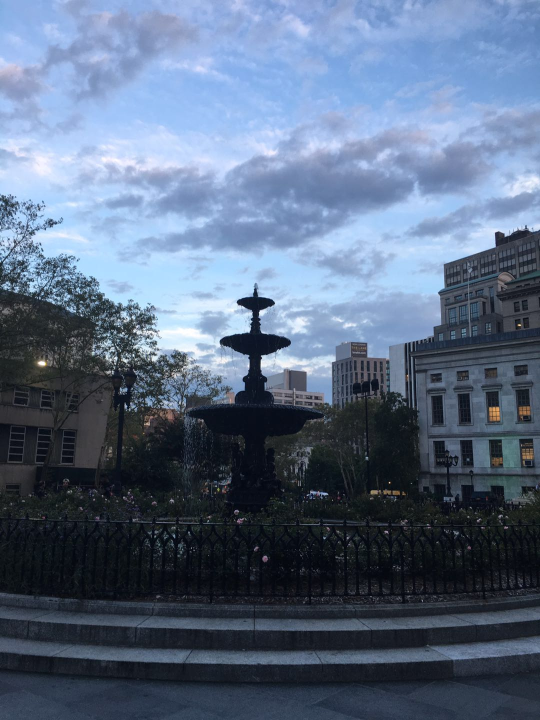
#> input picture histogram_matching/2.jpg, 1080 x 1440 px, found by its file name (shown at 1/2 size)
$ python cvHW1.py
#> lines starting #> are read from the running program, lines starting #| are printed output that depends on the picture

# coding: utf-8

# In[14]:


import numpy as np
import matplotlib.pyplot as plt
from PIL import Image
path = "e://python3/cv/"
file1="2.jpg"#"2.jpg"#"chang.png""checker128-var20.png"
file2="checker196-var20.png"#"checker196-var20.png"
img1h=1440
img1w=1080
img2h=256
img2w=256
L=256
bins_num=256
img1 = Image.open(path+str(file1))
#> img1 is the input picture: PIL image 1080x1440 RGB; mean R, G, B 90.4, 106.6, 130.3
imageMatrix1 = np.matrix(img1.getdata())
img2=Image.open(path+str(file2))
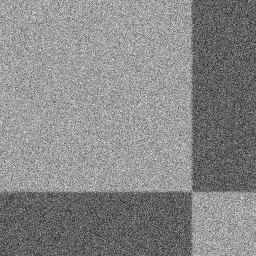
#> input picture histogram_matching/checker196-var20.png, 256 x 256 px, found by its file name
#> img2 is the input picture: PIL image 256x256 RGBA; mean R, G, B, A 135.5, 135.5, 135.5, 255
imageMatrix2=np.matrix(img2.getdata())


# In[3]:


def grey_kernel(matrix,L):
#> called with matrix = array of shape (1555200, 3), L = 256
    d=[0]*L
    grey=0
    for i in range(matrix.shape[0]):
        grey=np.uint8(round(0.299*matrix[i,0]+0.587*matrix[i,1]+0.114*matrix[i,2]))#matrix[i,0]#
        d[grey]+=1
#> this loop made 1555200 passes
#> grey on passes 1 to 3: 168, 168, 170
#> after the loop, d = 256 values, max 17750 at index 13, min 2 at index 0, mean 6075
#> `p1=grey_kernel(imageMatrix1,L)`: p1 has the same summary as d in grey_kernel
    return d


# In[4]:


def ptbar(p,name,L=256,bins=1):  #show pdf/cdf of image and return cdf function
#> called with name = 'p1', L = 256, bins = 1
    for i in range(0,L,bins):
        for j in range(bins):
            if i+j<L:
                p[i]+=p[i+j]
#> after the loop, p = 256 values, max 35500 at index 13, min 4 at index 0, mean 12150
    accp=[0]*L
    for i in range(L):
        if i==0:
            accp[i]=p[i]
        else:
            accp[i]=accp[i-1]+p[i]
#> after the loop, accp = 256 values from 4 to 3110400
    p=np.array(p)/accp[L-1]
#> p = 256 values, max 0.0114 at index 13, min 1.29e-06 at index 0, mean 0.00391
    accp=np.array(accp)/accp[L-1]
#> accp = 256 values from 1.29e-06 to 1
    fig=plt.figure(figsize=(15,5))
    fig.add_subplot(121)
    plt.title(str(name)+"-pdf")
    plt.xlabel('intensity')
    plt.ylabel('freq')
    plt.grid(False)
    plt.bar(np.array(range(L))+0.5*bins,p,width=bins,color='b')
    fig.add_subplot(122)
    plt.title(str(name)+"-cdf")
    plt.xlabel('intensity')
    plt.ylabel('accfreq')
    plt.grid(False)
    plt.bar(np.array(range(L))+0.5*bins,accp,width=bins,color='b')
    plt.show()
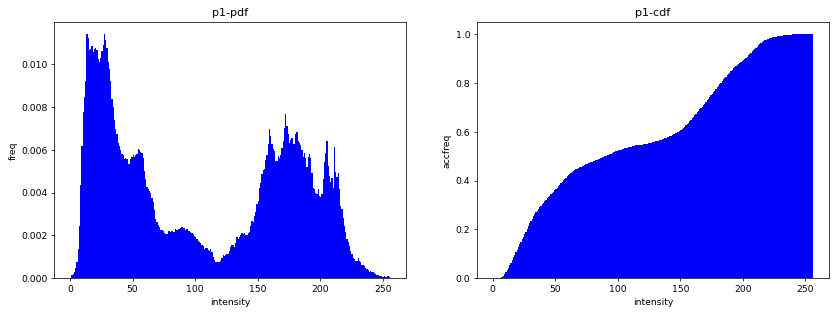
#> figure drawn by matplotlib, 2 panels; panel 1: tallest bar 0.0114 high, from x = 13 to 14; panel 2: tallest bar 1 high, from x = 255 to 256
    return accp


# In[5]:


def eql(imageMatrix,accp,L=256):  #calculate equalition of image and return transferred image
    Trans={}
    for i in range(L):
        Trans[i]=int((L-1)*accp[i])                                   #transfer funciton
    res=np.zeros(imageMatrix.shape,dtype=np.uint8)
    if(res.shape[1]==4):
        res[:,3]=L-1                                                 #set forth element as 255
    for i in range(imageMatrix.shape[0]):                        #doing transformation for the first three elements.
        for j in range(imageMatrix.shape[1]-(res.shape[1]==4)):
            res[i,j]=Trans[imageMatrix[i,j]]
    return res,Trans


# In[6]:


def showpic(raw,target):       #show picture and save picture
    fig=plt.figure(figsize=(15,5))
    fig.add_subplot(121)
    plt.imshow(raw)
    fig.add_subplot(122)
    plt.imshow(target,cmap=plt.cm.gray)


# In[15]:


##-----------------------
p1=grey_kernel(imageMatrix1,L)
accp1=ptbar(p1,"p1",L,bins=int(L/bins_num))     #receive image ,draw pdf/cdf and produce cdf
#> accp1 = 256 values from 1.29e-06 to 1
equalization1,Trans1=eql(imageMatrix1,accp1)   #receive histograme cdf and transfer image to equalization image matrix
#> after the loop in eql, `for i in range(L):`: Trans = 256 items
#> Trans1 = 256 items
p1e=grey_kernel(equalization1,L)  #receive equalization image pdf and produce cdf
#> the loop in grey_kernel (call 2), `for i in range(matrix.shape[0]):` made 1555200 passes
#> grey on passes 1 to 3: 184, 184, 185
#> p1e = 256 values, max 11061 at index 48, min 171 at index 255, mean 6075
accp1e=ptbar(p1e,"p1e",L,bins=int(L/bins_num))  #receive image of equalization ,draw pdf/cdf and produce cdf
#> call 2 of ptbar, with name = 'p1e', L = 256, bins = 1
#> after the loop in ptbar (call 2), `for i in range(0,L,bins):`: p = 256 values, max 22122 at index 48, min 342 at index 255, mean 12150
#> after the loop in ptbar (call 2), `for i in range(L):`: accp = 256 values from 1104 to 3110400
#> in ptbar (call 2), `p=np.array(p)/accp[L-1]`: p = 256 values, max 0.00711 at index 48, min 0.00011 at index 255, mean 0.00391
#> in ptbar (call 2), `accp=np.array(accp)/accp[L-1]`: accp = 256 values from 0.000355 to 1
#> in ptbar (call 2), `plt.show()`:
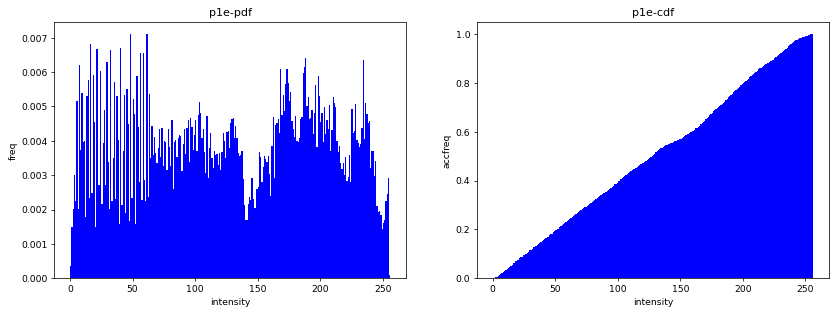
#> figure drawn by matplotlib, 2 panels; panel 1: tallest bar 0.00711 high, from x = 48 to 49; panel 2: tallest bar 1 high, from x = 255 to 256
#> accp1e = 256 values from 0.000355 to 1

equalization1 = equalization1.reshape(img1h,img1w,imageMatrix1.shape[1])#for printing the image
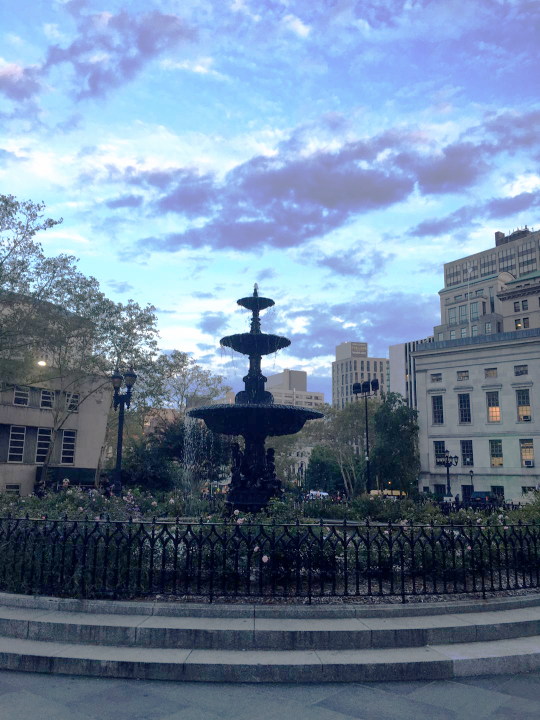
#> equalization1: shape (1440, 1080, 3) (shown at 1/2 size); mean of channels 0, 1, 2 109.9, 130.5, 155.9; drawn as R, G, B
                                           #int(np.sqrt(imageMatrix1.shape[0])),int(np.sqrt(imageMatrix1.shape[0]))
plt.imsave('tree_1.png', equalization1)  #for save image.
showpic(img1,equalization1)       #for plot the image.

##-----------------------
p2=grey_kernel(imageMatrix2,L)
#> p2 = 256 values, max 859 at index 163, min 0 at index 0, mean 256
accp2=ptbar(p2,"p2",L,bins=int(L/bins_num))
#> call 3 of ptbar, with name = 'p2', L = 256, bins = 1
#> after the loop in ptbar (call 3), `for i in range(0,L,bins):`: p = 256 values, max 1718 at index 163, min 0 at index 0, mean 512
#> after the loop in ptbar (call 3), `for i in range(L):`: accp = 256 values from 0 to 131072
#> in ptbar (call 3), `p=np.array(p)/accp[L-1]`: p = 256 values, max 0.0131 at index 163, min 0 at index 0, mean 0.00391
#> in ptbar (call 3), `accp=np.array(accp)/accp[L-1]`: accp = 256 values from 0 to 1
#> in ptbar (call 3), `plt.show()`:
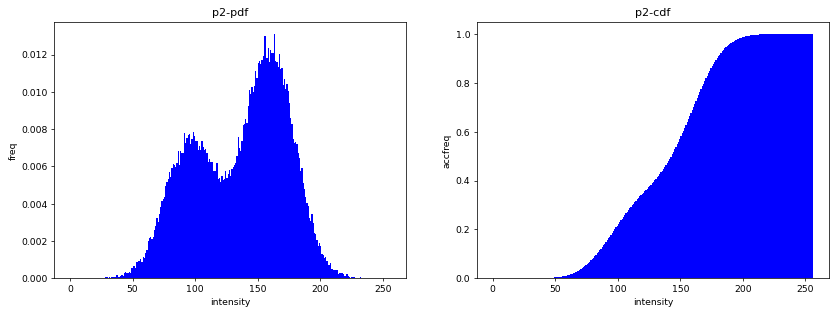
#> figure drawn by matplotlib, 2 panels; panel 1: tallest bar 0.0131 high, from x = 163 to 164
#> accp2 = 256 values from 0 to 1
equalization2,Trans2=eql(imageMatrix2,accp2)
#> Trans2 = 256 items
p2e=grey_kernel(equalization2,L)
#> p2e = 256 values, max 859 at index 188, min 0 at index 15, mean 256
accp2e=ptbar(p2e,"p2e",L,bins=int(L/bins_num))
#> call 4 of ptbar, with name = 'p2e', L = 256, bins = 1
#> after the loop in ptbar (call 4), `for i in range(0,L,bins):`: p = 256 values, max 1718 at index 188, min 0 at index 15, mean 512
#> after the loop in ptbar (call 4), `for i in range(L):`: accp = 256 values from 480 to 131072
#> in ptbar (call 4), `p=np.array(p)/accp[L-1]`: p = 256 values, max 0.0131 at index 188, min 0 at index 15, mean 0.00391
#> in ptbar (call 4), `accp=np.array(accp)/accp[L-1]`: accp = 256 values from 0.00366 to 1
#> in ptbar (call 4), `plt.show()`:
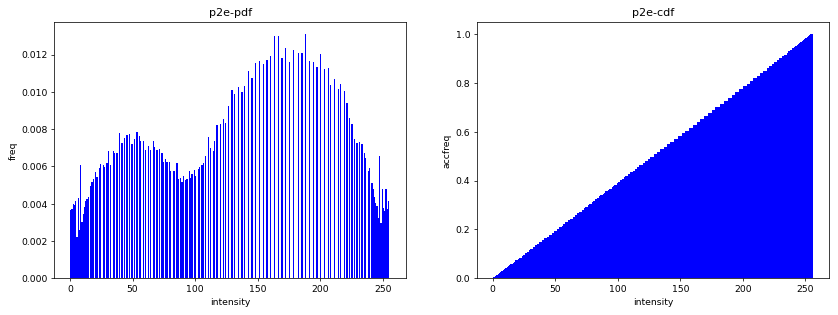
#> figure drawn by matplotlib, 2 panels; panel 1: tallest bar 0.0131 high, from x = 188 to 189; panel 2: tallest bar 1 high, from x = 255 to 256
#> accp2e = 256 values from 0.00366 to 1


equalization2 = equalization2.reshape(img2h,img2w,imageMatrix2.shape[1])
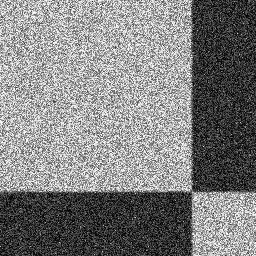
#> equalization2: shape (256, 256, 4); mean of channels 0, 1, 2, 3 128.1, 128.1, 128.1, 255; drawn as R, G, B
                                    #int(np.sqrt(imageMatrix2.shape[0])),int(np.sqrt(imageMatrix2.shape[0]))
plt.imsave('tree_2.png', equalization2)
showpic(img2,equalization2)


# In[152]:


def hist_match(imageMatrix,Trans1,Trans2):
    resfnl=np.zeros(imageMatrix.shape,dtype=np.uint8)    #python zhijie fuzhi biaoshi yinyong~!
    if (imageMatrix.shape[1]==4):
        resfnl[:,3]=L-1                                                 #set forth element as 255
    Trans2_rvs={}
    Trans2_rvs={v:k for k,v in Trans2.items()}
#> Trans2_rvs = 140 items
    for i in range(imageMatrix.shape[0]):                        #doing transformation for the first three elements.
        for j in range(imageMatrix.shape[1]-(res.shape[1]==4)):
            resfnl[i,j]=Trans1[imageMatrix[i,j]]
            if(not (resfnl[i,j] in Trans2_rvs)):
                key_list=np.array(list(Trans2_rvs.keys()))
                key_dist=np.abs(key_list-resfnl[i,j])
                resfnl[i,j]=key_list[np.argmin(key_dist)]
            resfnl[i,j]=Trans2_rvs[resfnl[i,j]]
    return resfnl


# In[153]:


#> (the run stopped early here; a loop or call above may not have finished)
